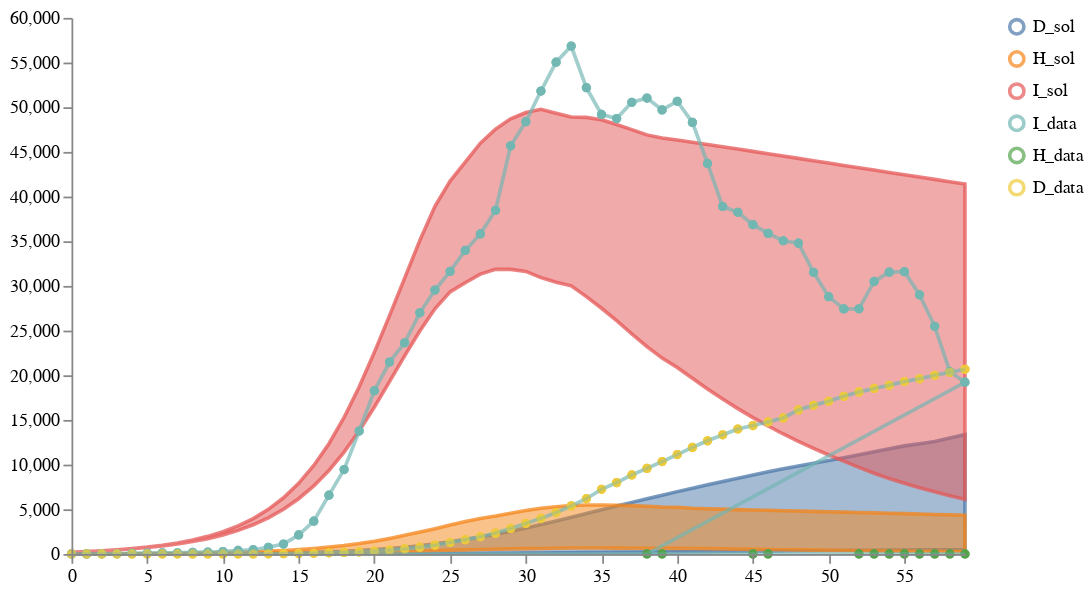

Notebook cell for this chart:
### Markdown cell above
# Calibrate and sample an ensemble of one model

### Code cell
num_samples = 100
model_paths = [model2_location]
data_path = "../../notebook/ensemble_eval_sa/NY_data1.csv"
weights = [1]
solution_mappings = [{"I": "I", "H": "H", "D": "D"}]
# solution_mappings = [{"I": "infected", "H": "hospitalized", "D": "dead"}]
# timepoints = timepoints[0:30]
# Run the calibration and sampling
result1 = load_and_calibrate_and_sample_ensemble_model(
    model_paths,
    data_path,
    weights,
    solution_mappings,
    num_samples,
    timepoints,
    verbose=True,
    total_population=19340000,
    num_iterations=250,
    time_unit="days",
    visual_options={"title": "Calibrated Ensemble", "subset":".*_sol"}
)

# Save results
result1["data"].to_csv(
    "partI_ensemble_of_one_results.csv", index=False
)
result1["quantiles"].to_csv(
    "partI_ensemble_of_one_quantiles.csv", index=False
)

# Plot results
schema = plots.trajectories(pd.DataFrame(result1["data"]), subset=".*_sol",
                            points=test_data.reset_index(drop=True).rename(columns={"I":"I_data", "H":"H_data", "D":"D_data"}),
                           )
schema = plots.pad(schema, 5)
plots.ipy_display(schema)

### Figure 1 — Vega specification as saved in the notebook (floating-point values rounded to 4 significant figures; data arrays with more than 128 entries replaced by an {"elided": "..."} marker saying what was removed)
{"$schema": "https://vega.github.io/schema/vega/v5.json", "axes": [{"name": "x_axis", "orient": "bottom", "scale": "xscale", "zindex": 100}, {"name": "y_axis", "orient": "left", "scale": "yscale", "zindex": 100}], "data": [{"name": "distributions", "values": {"elided": "180 records"}}, {"name": "traces", "transform": [{"expr": "isValid(datum.value)", "type": "filter"}], "values": []}, {"name": "points", "values": {"elided": "132 records"}}, {"name": "markers", "values": []}, {"name": "selected", "on": [{"remove": true, "trigger": "clear"}, {"remove": true, "trigger": "!shift"}, {"insert": "clicked", "trigger": "!shift && clicked"}, {"toggle": "clicked", "trigger": "shift && clicked"}]}], "height": 300, "legends": [{"encode": {"labels": {"interactive": true, "name": "legendLabel", "update": {"opacity": [{"test": "!length(data('selected')) || indata('selected', 'value', datum.value)", "value": 1}, {"value": 0.25}]}}, "symbols": {"interactive": true, "name": "legendSymbol", "update": {"fill": {"value": "transparent"}, "opacity": [{"test": "!length(data('selected')) || indata('selected', 'value', datum.value)", "value": 0.7}, {"value": 0.15}], "size": {"value": 64}, "strokeWidth": {"value": 2}}}}, "name": "color_legend", "stroke": "color"}], "marks": [{"from": {"facet": {"data": "points", "groupby": "trajectory", "name": "points_split"}}, "marks": [{"encode": {"hover": {"fillOpacity": {"value": 0.9}}, "update": {"fill": {"field": "trajectory", "scale": "color"}, "fillOpacity": [{"test": "!length(data('selected')) || indata('selected', 'value', datum.trajectory)", "value": 0.5}, {"value": 0.15}], "size": {"value": 10}, "stroke": {"field": "trajectory", "scale": "color"}, "strokeOpacity": [{"test": "!length(data('selected')) || indata('selected', 'value', datum.trajectory)", "value": 0.75}, {"value": 0.15}], "strokeWidth": {"value": 2}, "tooltip": {"field": "value"}, "x": {"field": "timepoint", "scale": "xscale"}, "y": {"field": "value", "scale": "yscale"}}}, "from": {"data": "points"}, "name": "_points_symbol", "type": "symbol", "zindex": 3}, {"encode": {"hover": {"fillOpacity": {"value": 0.9}}, "update": {"interpolate": {"value": "linear"}, "stroke": {"field": "trajectory", "scale": "color"}, "strokeOpacity": [{"test": "!length(data('selected')) || indata('selected', 'value', datum.trajectory)", "value": 0.3}, {"value": 0.1}], "strokeWidth": {"value": 2}, "x": {"field": "timepoint", "scale": "xscale"}, "y": {"field": "value", "scale": "yscale"}}}, "from": {"data": "points"}, "name": "_points_line", "type": "line", "zindex": 3}], "name": "_points", "type": "group", "zindex": 3}, {"from": {"facet": {"data": "traces", "groupby": "trajectory", "name": "traces_split"}}, "marks": [{"encode": {"hover": {"fillOpacity": {"value": 0.9}}, "update": {"interpolate": {"value": "linear"}, "stroke": {"field": "trajectory", "scale": "color"}, "strokeOpacity": [{"test": "!length(data('selected')) || indata('selected', 'value', datum.trajectory)", "value": 0.75}, {"value": 0.15}], "strokeWidth": {"value": 2}, "x": {"field": "timepoint", "scale": "xscale"}, "y": {"field": "value", "scale": "yscale"}}}, "from": {"data": "traces_split"}, "name": "_traces_lines", "type": "line"}], "name": "_traces", "type": "group", "zindex": 2}, {"from": {"facet": {"data": "distributions", "groupby": "trajectory", "name": "trajectory_split"}}, "marks": [{"encode": {"hover": {"fillOpacity": {"value": 0.9}}, "update": {"fill": {"field": "trajectory", "scale": "color"}, "fillOpacity": [{"test": "!length(data('selected')) || indata('selected', 'value', datum.trajectory)", "value": 0.5}, {"value": 0.15}], "interpolate": {"value": "linear"}, "stroke": {"field": "trajectory", "scale": "color"}, "strokeOpacity": [{"test": "!length(data('selected')) || indata('selected', 'value', datum.trajectory)", "value": 0.75}, {"value": 0.15}], "strokeWidth": {"value": 2}, "x": {"field": "timepoint", "scale": "xscale"}, "y": {"field": "upper", "scale": "yscale"}, "y2": {"field": "lower", "scale": "yscale"}}}, "from": {"data": "trajectory_split"}, "type": "area"}], "name": "_distributions", "type": "group", "zindex": 1}, {"marks": [{"encode": {"enter": {"stroke": {"value": "lightgray"}}, "update": {"opacity": {"value": 1}, "x": {"field": "timepoint", "scale": "xscale"}, "y": {"signal": "height"}, "y2": {"value": 0}}}, "from": {"data": "markers"}, "name": "_marker text", "type": "rule"}, {"encode": {"enter": {"fontSize": {"value": 8}, "text": {"field": "datum.label"}, "y": {"value": 0}}}, "from": {"data": "_marker text"}, "name": "_marker flags", "transform": [{"as": ["x", "_y", "opacity", "align", "baseline"], "lineAnchor": "start", "offset": [1], "size": {"signal": "[width, height]"}, "type": "label"}], "type": "text"}], "name": "_markers", "type": "group"}], "padding": 5, "scales": [{"domain": {"fields": [{"data": "distributions", "field": "timepoint"}, {"data": "traces", "field": "timepoint"}, {"data": "points", "field": "timepoint"}, {"data": "markers", "field": "timepoint"}]}, "name": "xscale", "range": "width", "type": "linear", "zero": false}, {"domain": {"fields": [{"data": "distributions", "field": "lower"}, {"data": "distributions", "field": "upper"}, {"data": "traces", "field": "value"}, {"data": "points", "field": "value"}]}, "name": "yscale", "nice": true, "range": "height", "type": "linear", "zero": true}, {"domain": {"fields": [{"data": "distributions", "field": "trajectory"}, {"data": "traces", "field": "trajectory"}, {"data": "points", "field": "trajectory"}]}, "name": "color", "range": "category", "type": "ordinal"}], "signals": [{"name": "clear", "on": [{"events": "mouseup[!event.item]", "force": true, "update": "true"}], "value": true}, {"name": "shift", "on": [{"events": "@legendSymbol:click, @legendLabel:click", "force": true, "update": "event.shiftKey"}], "value": false}, {"name": "clicked", "on": [{"events": "@legendSymbol:click, @legendLabel:click", "force": true, "update": "{value: datum.value}"}], "value": null}], "width": 500}
